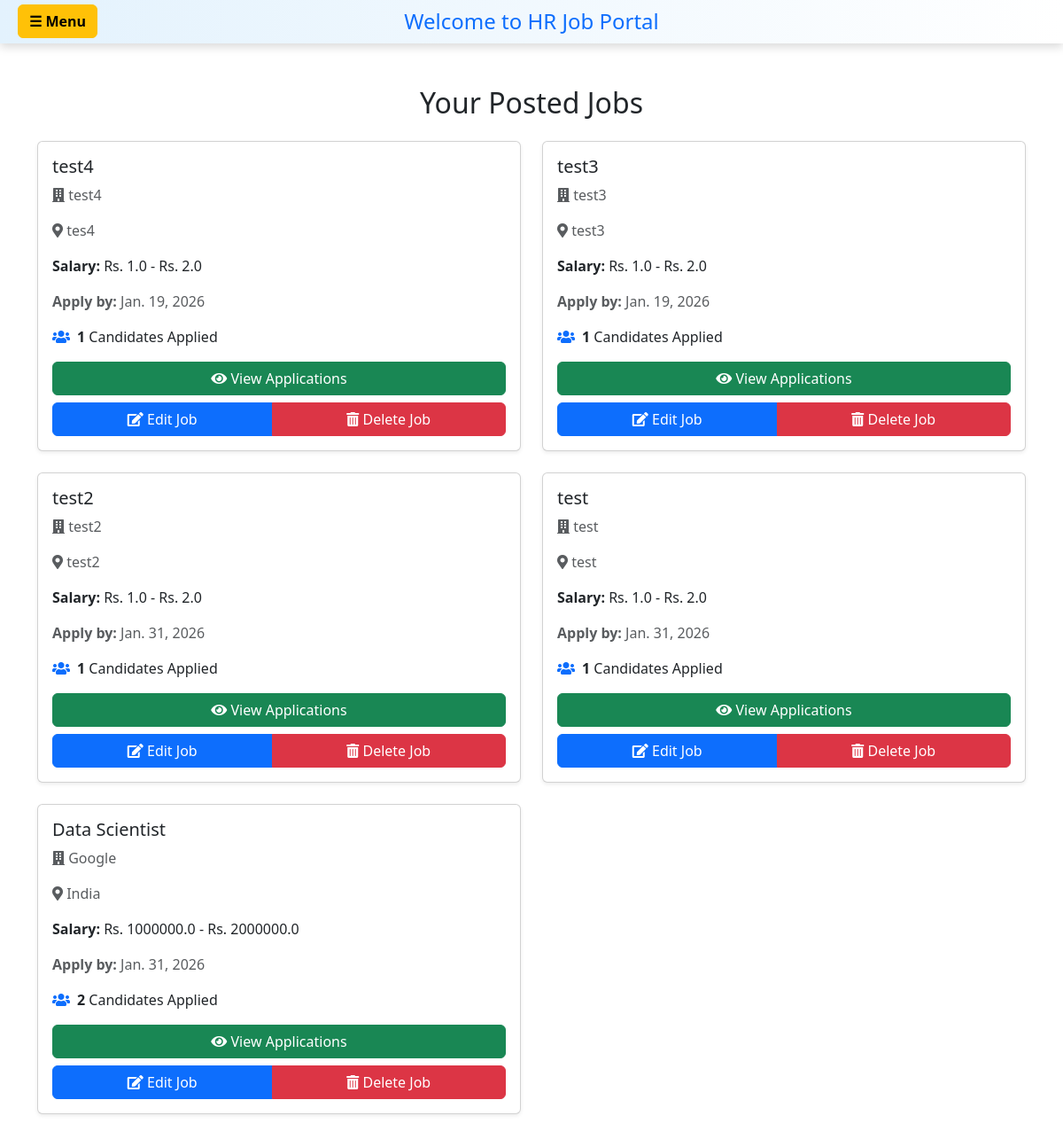
Before: /hrdash/ (signed in) with the older database file.
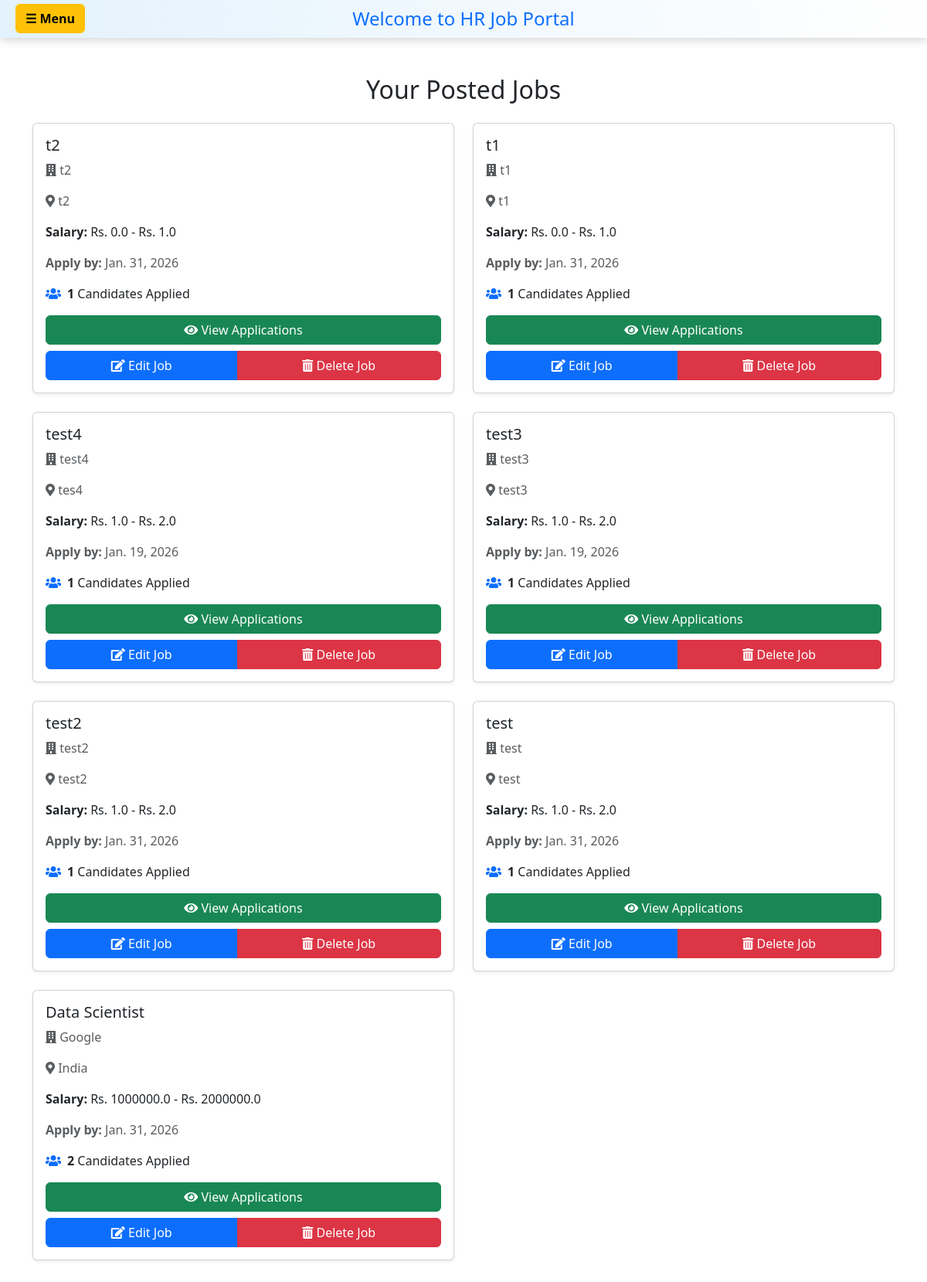
After: the same page with the newer database file.
### hr/models.py (models this page shows, shortened)
class JobPost(models.Model):
    user=models.ForeignKey(User,on_delete=models.CASCADE)
    title=models.CharField(max_length=200)
    address=models.CharField(max_length=200)
    CompanyName=models.CharField(max_length=200)
    salaryLow=models.FloatField(default=0, validators=[MinValueValidator(0)])
    salaryHigh=models.FloatField(default=0, validators=[MinValueValidator(0)])
    applycount=models.IntegerField(default=0)
    lastDateToApply=models.DateField()
    created_at=models.DateTimeField(auto_now_add=True, null=True)
    employment_type = models.CharField(max_length=20, choices=EMPLOYMENT_TYPE_CHOICES, default='full-time', null=True, blank=True)
    work_mode = models.CharField(max_length=20, choices=WORK_MODE_CHOICES, default='on-site', null=True, blank=True)

### hr/views.py (the view)
# urls.py: path("hrdash/", views.hrhome, name='hrdash'),
@login_required(login_url='login_user')
def hrhome(request):
    jobs = JobPost.objects.filter(user=request.user).order_by('-created_at')
    context = {'jobs': jobs}
    return render(request, 'hr/hrdashboard.html', context)

### hr/templates/hr/hrdashboard.html (shortened to what this page needs)
<!doctype html>
<html lang="en">
  <head>
    <link href="https://cdn.jsdelivr.net/npm/bootstrap@5.3.8/dist/css/bootstrap.min.css" rel="stylesheet">
    <link rel="stylesheet" href="https://cdnjs.cloudflare.com/ajax/libs/font-awesome/5.15.3/css/all.min.css">
  </head>
  <body>
  {% include 'hr/navbar.html' %}
<div class="container my-5">
  <h2 class="text-center mb-4">Your Posted Jobs</h2>
  {% if jobs %}
  <div class="row">
    {% for job in jobs %}
    <div class="col-md-6 mb-4">
      <div class="card shadow-sm h-100">
        <div class="card-body">
          <h5 class="card-title">{{ job.title }}</h5>
          <p class="card-text text-muted"><i class="fas fa-building"></i> {{ job.CompanyName }}</p>
          <p class="card-text text-muted"><i class="fas fa-map-marker-alt"></i> {{ job.address }}</p>
          <p class="card-text"><strong>Salary:</strong> Rs. {{ job.salaryLow }} - Rs. {{ job.salaryHigh }}</p>
          <p class="card-text text-muted"><strong>Apply by:</strong> {{ job.lastDateToApply }}</p>
          <div class="d-flex align-items-center mb-3">
            <i class="fas fa-users me-2 text-primary"></i>
            <span><strong>{{ job.applycount }}</strong> Candidates Applied</span>
          </div>
          <div class="d-grid gap-2">
            <a href="{% url 'candidate_details' job.id %}" class="btn btn-success">
              <i class="fas fa-eye"></i> View Applications
            </a>
            <div class="btn-group" role="group">
              <a href="{% url 'edit_job' job.id %}" class="btn btn-primary">
                <i class="fas fa-edit"></i> Edit Job
              </a>
              <a href="{% url 'delete_job' job.id %}" class="btn btn-danger">
                <i class="fas fa-trash-alt"></i> Delete Job
              </a>
            </div>
          </div>
        </div>
      </div>
    </div>
    {% endfor %}
  </div>
  {% else %}
  <div class="alert alert-info text-center" role="alert">
    <h4>No jobs posted yet!</h4>
    <p>Start by posting your first job.</p>
    <a href="{% url 'postjob' %}" class="btn btn-primary">Post a Job</a>
  </div>
  {% endif %}
</div>
  </body>
</html>

Changed rows visible on the page:
added JobPost: title "t2", CompanyName "t2", address "t2", salaryLow "0.0", salaryHigh "1.0", lastDateToApply "Jan. 31, 2026", applycount "1"
added JobPost: title "t1", CompanyName "t1", address "t1", salaryLow "0.0", salaryHigh "1.0", lastDateToApply "Jan. 31, 2026", applycount "1"
